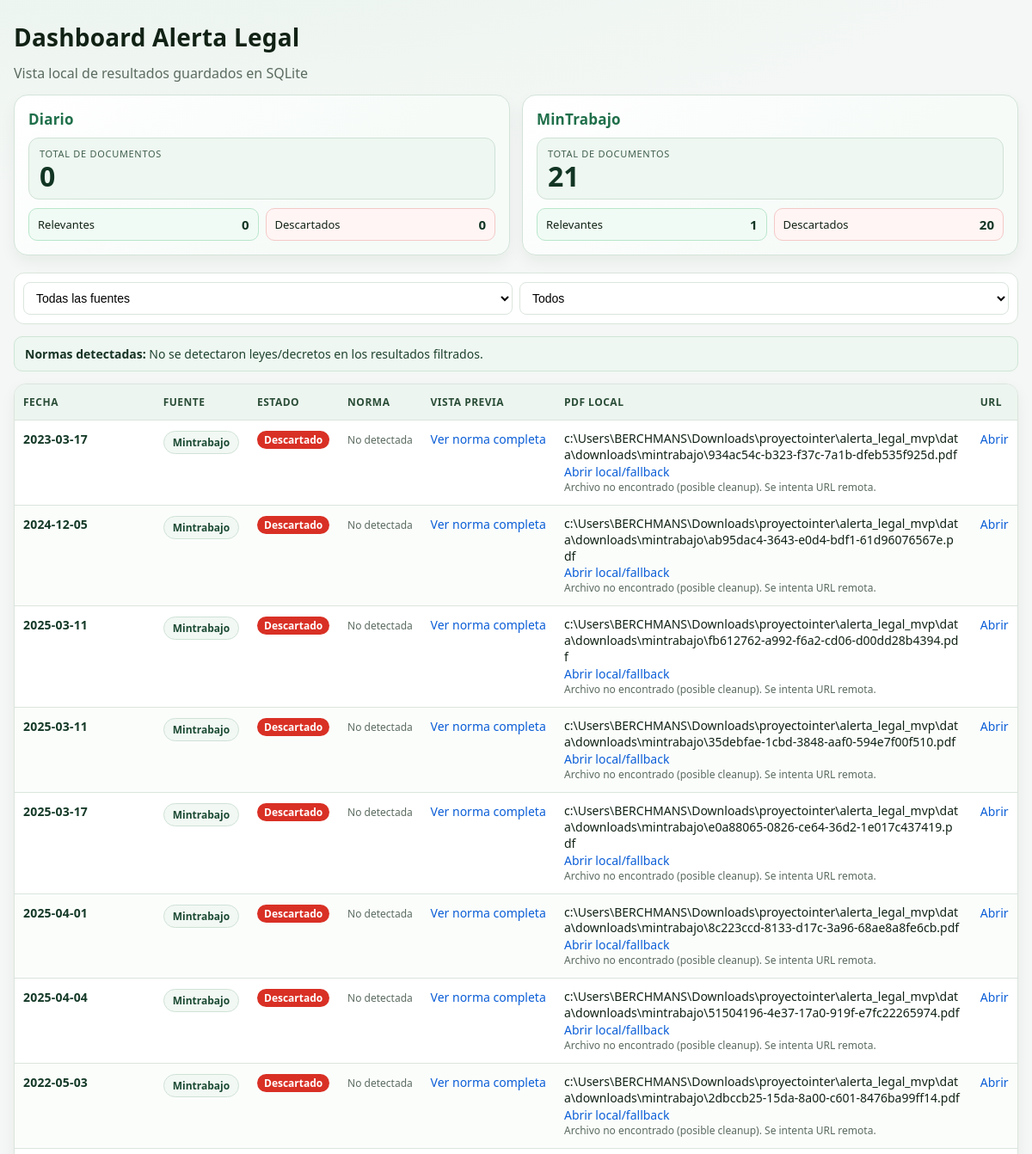
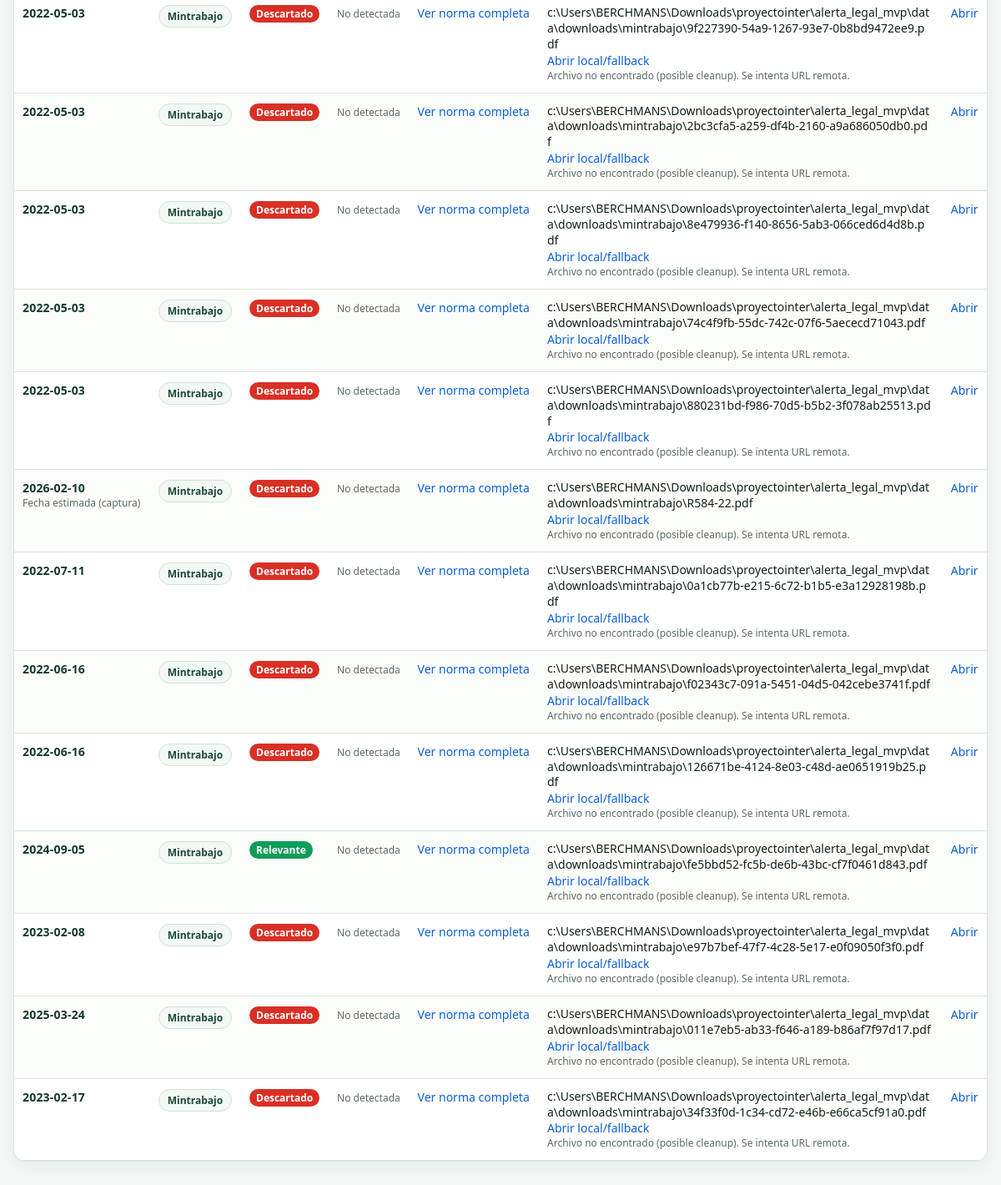
The app's page /, older data (2 pictures, top to bottom).
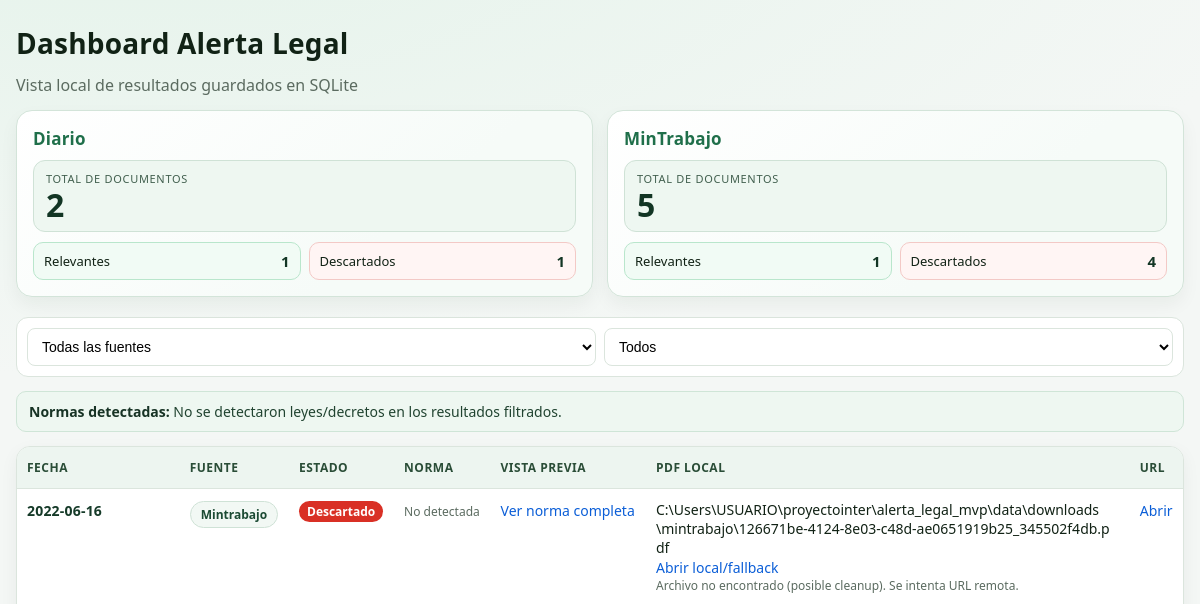
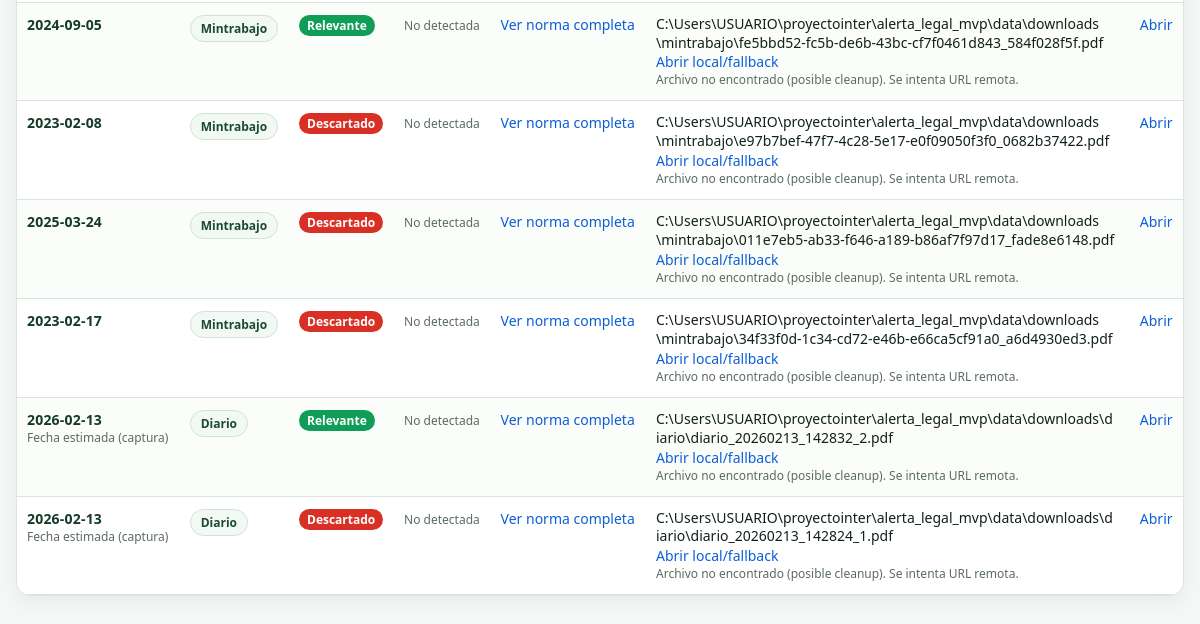
The same page, newer data (2 pictures, top to bottom).
### tables this page shows
CREATE TABLE pdf_procesados (
  id INTEGER PRIMARY KEY AUTOINCREMENT,
  fuente TEXT NOT NULL,
  url_pdf TEXT NOT NULL,
  hash_pdf TEXT,
  fecha_captura TEXT NOT NULL,
  ruta_local TEXT,
  match INTEGER NOT NULL DEFAULT 0,
  keywords_encontradas TEXT,
  UNIQUE(fuente, url_pdf)
);

### app.py (the view)
@app.route("/")
def index():
    fuente = request.args.get("fuente", "").strip().lower()
    q_raw = request.args.get("q", "").strip()
    match = request.args.get("match", "").strip()
    parsed_rows, stats, legal_refs = _get_filtered_rows(
        fuente=fuente,
        q_raw=q_raw,
        match=match,
    )
    return render_template(
        "index.html",
        rows=parsed_rows,
        stats=stats,
        filtro_fuente=fuente,
        filtro_match=match,
        filtro_q=q_raw,
        legal_refs=legal_refs,
    )

### app.py (called while the page is built)
def get_conn() -> sqlite3.Connection:
    conn = sqlite3.connect(DB_PATH)
    conn.row_factory = sqlite3.Row
    return conn

def _query_terms(raw_query: str) -> list[str]:
    return [t for t in re.split(r"[\s,;]+", (raw_query or "").lower()) if t]

def _sanitize_origin_date_for_list(fecha_origen: str, fecha_captura: str) -> str:
    if not fecha_origen:
        return ""
    capture_day = (fecha_captura or "")[:10]
    today_utc = datetime.now(timezone.utc).strftime("%Y-%m-%d")
    if fecha_origen == capture_day or fecha_origen == today_utc:
        return ""
    return fecha_origen

def get_stats(conn: sqlite3.Connection) -> dict:
    stats = {}
    for fuente in ("diario", "mintrabajo"):
        row = conn.execute(
            """
            SELECT
              COUNT(*) AS total,
              SUM(CASE WHEN match = 1 THEN 1 ELSE 0 END) AS relevantes,
              SUM(CASE WHEN match = 0 THEN 1 ELSE 0 END) AS descartados
            FROM pdf_procesados
            WHERE fuente = ?
            """,
            (fuente,),
        ).fetchone()
        stats[fuente] = {
            "total": row["total"] or 0,
            "relevantes": row["relevantes"] or 0,
            "descartados": row["descartados"] or 0,
        }
    return stats

### templates/index.html (shortened to what this page needs)
<!doctype html>
<html lang="es">
<head>
</head>
<body>
  <div class="wrap">
    <h1>Dashboard Alerta Legal</h1>
    <div class="muted">Vista local de resultados guardados en SQLite</div>
    <div class="grid">
      <div class="summary-card">
        <div class="summary-head">
          <h3 class="summary-title">Diario</h3>
        </div>
        <div class="summary-total">
          <div class="summary-total-label">Total de documentos</div>
          <div class="summary-total-value">{{ stats.diario.total }}</div>
        </div>
        <div class="kpi-row">
          <div class="kpi-chip kpi-ok">Relevantes <strong>{{ stats.diario.relevantes }}</strong></div>
          <div class="kpi-chip kpi-bad">Descartados <strong>{{ stats.diario.descartados }}</strong></div>
        </div>
      </div>
      <div class="summary-card">
        <div class="summary-head">
          <h3 class="summary-title">MinTrabajo</h3>
        </div>
        <div class="summary-total">
          <div class="summary-total-label">Total de documentos</div>
          <div class="summary-total-value">{{ stats.mintrabajo.total }}</div>
        </div>
        <div class="kpi-row">
          <div class="kpi-chip kpi-ok">Relevantes <strong>{{ stats.mintrabajo.relevantes }}</strong></div>
          <div class="kpi-chip kpi-bad">Descartados <strong>{{ stats.mintrabajo.descartados }}</strong></div>
        </div>
      </div>
    </div>
    <form class="filters" method="get">
      <select name="fuente" onchange="this.form.submit()">
        <option value="" {% if filtro_fuente == "" %}selected{% endif %}>Todas las fuentes</option>
      </select>
      <select name="match" onchange="this.form.submit()">
        <option value="" {% if filtro_match == "" %}selected{% endif %}>Todos</option>
      </select>
    </form>
    {% if legal_refs %}
    <div class="legal-banner">
      <strong>Normas detectadas:</strong>
      {% for ref in legal_refs %}
        {{ ref.name }} ({{ ref.count }}){% if not loop.last %} | {% endif %}
      {% endfor %}
    </div>
    {% else %}
    <div class="legal-banner">
      <strong>Normas detectadas:</strong> No se detectaron leyes/decretos en los resultados filtrados.
    </div>
    {% endif %}
    <table>
      <thead>
        <tr>
          <th>Fecha</th>
          <th>Fuente</th>
          <th>Estado</th>
          <th>Norma</th>
          <th>Vista previa</th>
          <th>PDF Local</th>
          <th>URL</th>
        </tr>
      </thead>
      <tbody>
        {% for r in rows %}
        <tr>
          <td>
            {% if r.fecha_origen %}
            <div class="date-origin">{{ r.fecha_origen }}</div>
            {% else %}
            <div class="date-origin">{{ r.fecha_captura[:10] }}</div>
            <div class="small">Fecha estimada (captura)</div>
            {% endif %}
          </td>
          <td><span class="source-pill">{{ r.fuente }}</span></td>
          <td>
            {% if r.match == 1 %}
            <span class="tag ok">Relevante</span>
            {% else %}
            <span class="tag bad">Descartado</span>
            {% endif %}
          </td>
          <td>
            {% if r.legal_reference %}
            {{ r.legal_reference }}
            {% else %}
            <span class="small">No detectada</span>
            {% endif %}
          </td>
          <td><a href="{{ r.preview_url }}" target="_blank">Ver norma completa</a></td>
          <td>
            <div class="path-text">{{ r.ruta_local }}</div>
            <div><a href="{{ r.pdf_view_url }}" target="_blank">Abrir local/fallback</a></div>
            {% if r.local_exists %}
            <div class="small">Archivo disponible</div>
            {% else %}
            <div class="small">Archivo no encontrado (posible cleanup). Se intenta URL remota.</div>
            {% endif %}
          </td>
          <td><a href="{{ r.url_pdf }}" target="_blank">Abrir</a></td>
        </tr>
        {% else %}
        <tr>
          <td colspan="7">No hay resultados con esos filtros.</td>
        </tr>
        {% endfor %}
      </tbody>
    </table>
  </div>
</body>
</html>

### templates/index.html (style rules this page uses)
:root { --bg: #f4f7f5; --card: #ffffff; --ink: #112215; --muted: #5b6b60; --line: #dbe5dd; --ok: #0f9d58; --bad: #d93025; --accent: #1f6f4a; }
* { box-sizing: border-box; }
body { margin: 0; background: radial-gradient(1200px 500px at 10% -10%, #e4f3ea, transparent), var(--bg); color: var(--ink); font-family: "Segoe UI", Tahoma, sans-serif; }
.wrap { max-width: 1200px; margin: 24px auto 36px; padding: 0 16px; }
h1 { margin: 0 0 12px; font-size: 28px; letter-spacing: 0.2px; }
.muted { color: var(--muted); }
.grid { display: grid; grid-template-columns: repeat(auto-fit, minmax(280px, 1fr)); gap: 14px; margin: 14px 0 20px; }
.summary-card { padding: 16px; border-radius: 16px; border: 1px solid #d3e4d9; background: linear-gradient(140deg, #ffffff, #f6fbf8 65%); box-shadow: 0 8px 18px rgba(17, 34, 21, 0.05); }
.summary-head { margin-bottom: 10px; }
.summary-title { margin: 0; font-size: 17px; font-weight: 700; color: var(--accent); letter-spacing: 0.2px; }
.summary-total { border: 1px solid #cfe2d6; background: #eef7f1; border-radius: 12px; padding: 10px 12px; margin-bottom: 10px; }
.summary-total-label { font-size: 11px; color: #42604f; text-transform: uppercase; letter-spacing: 0.7px; margin-bottom: 3px; }
.summary-total-value { font-size: 32px; font-weight: 800; line-height: 1; color: #123524; margin: 0; }
.kpi-row { display: grid; grid-template-columns: 1fr 1fr; gap: 8px; }
.kpi-chip { border: 1px solid var(--line); border-radius: 10px; padding: 8px 10px; background: #fff; font-size: 13px; display: flex; justify-content: space-between; align-items: center; }
.kpi-chip strong { font-size: 15px; color: #123524; }
.kpi-ok { border-color: #b9e6cc; background: #f1fbf5; }
.kpi-bad { border-color: #f3c9c6; background: #fff5f4; }
form.filters { display: grid; grid-template-columns: repeat(auto-fit, minmax(180px, 1fr)); gap: 8px; background: var(--card); border: 1px solid var(--line); border-radius: 12px; padding: 10px; margin-bottom: 14px; }
input, select, button { border: 1px solid var(--line); border-radius: 8px; padding: 9px 10px; font-size: 14px; background: #fff; }
.legal-banner { margin: 10px 0 14px; background: #eef7f1; border: 1px solid #cfe5d7; border-radius: 10px; padding: 10px 12px; font-size: 14px; color: #204330; }
.legal-banner strong { color: #173325; }
table { width: 100%; border-collapse: separate; border-spacing: 0; background: var(--card); border: 1px solid var(--line); border-radius: 14px; overflow: hidden; box-shadow: 0 6px 18px rgba(17, 34, 21, 0.05); }
th, td { border-bottom: 1px solid var(--line); padding: 12px 10px; font-size: 14px; vertical-align: top; text-align: left; }
th { background: #edf5f0; color: #2a4d37; font-size: 12px; text-transform: uppercase; letter-spacing: 0.5px; position: sticky; top: 0; z-index: 1; }
tbody tr:nth-child(even) { background: #fbfdfb; }
.tag { display: inline-block; padding: 2px 8px; border-radius: 999px; font-size: 12px; font-weight: 700; color: #fff; }
.ok { background: var(--ok); }
.bad { background: var(--bad); }
a { color: #0b5ed7; text-decoration: none; }
.small { font-size: 12px; color: var(--muted); }
.date-origin { font-weight: 700; color: #153a28; letter-spacing: 0.2px; }
.source-pill { display: inline-block; border: 1px solid #cfe2d6; background: #f2f8f4; border-radius: 999px; padding: 4px 10px; font-size: 12px; font-weight: 700; color: #1b4a33; text-transform: capitalize; }
.path-text { max-width: 460px; white-space: normal; word-break: break-all; line-height: 1.35; }

Row changes from the older to the newer data that the page shows:
removed pdf_procesados: fecha_origen "2023-03-17", fuente "Mintrabajo", match "Descartado", ruta_local "c:\\Users\\BERCHMANS\\Downloads\\proyectointer\\alerta_legal_mvp\\data\\downloads\\mintrabajo\\934ac54c-b323-f37c-7a1b-dfeb535f925d.pdf"
removed pdf_procesados: fecha_origen "2024-12-05", fuente "Mintrabajo", match "Descartado", ruta_local "c:\\Users\\BERCHMANS\\Downloads\\proyectointer\\alerta_legal_mvp\\data\\downloads\\mintrabajo\\ab95dac4-3643-e0d4-bdf1-61d96076567e.pdf"
removed pdf_procesados: fecha_origen "2025-03-11", fuente "Mintrabajo", match "Descartado", ruta_local "c:\\Users\\BERCHMANS\\Downloads\\proyectointer\\alerta_legal_mvp\\data\\downloads\\mintrabajo\\fb612762-a992-f6a2-cd06-d00dd28b4394.pdf"
removed pdf_procesados: fecha_origen "2025-03-11", fuente "Mintrabajo", match "Descartado", ruta_local "c:\\Users\\BERCHMANS\\Downloads\\proyectointer\\alerta_legal_mvp\\data\\downloads\\mintrabajo\\35debfae-1cbd-3848-aaf0-594e7f00f510.pdf"
removed pdf_procesados: fecha_origen "2025-03-17", fuente "Mintrabajo", match "Descartado", ruta_local "c:\\Users\\BERCHMANS\\Downloads\\proyectointer\\alerta_legal_mvp\\data\\downloads\\mintrabajo\\e0a88065-0826-ce64-36d2-1e017c437419.pdf"
removed pdf_procesados: fecha_origen "2025-04-01", fuente "Mintrabajo", match "Descartado", ruta_local "c:\\Users\\BERCHMANS\\Downloads\\proyectointer\\alerta_legal_mvp\\data\\downloads\\mintrabajo\\8c223ccd-8133-d17c-3a96-68ae8a8fe6cb.pdf"
removed pdf_procesados: fecha_origen "2025-04-04", fuente "Mintrabajo", match "Descartado", ruta_local "c:\\Users\\BERCHMANS\\Downloads\\proyectointer\\alerta_legal_mvp\\data\\downloads\\mintrabajo\\51504196-4e37-17a0-919f-e7fc22265974.pdf"
removed pdf_procesados: fecha_origen "2022-05-03", fuente "Mintrabajo", match "Descartado", ruta_local "c:\\Users\\BERCHMANS\\Downloads\\proyectointer\\alerta_legal_mvp\\data\\downloads\\mintrabajo\\2dbccb25-15da-8a00-c601-8476ba99ff14.pdf"
removed pdf_procesados: fecha_origen "2022-05-03", fuente "Mintrabajo", match "Descartado", ruta_local "c:\\Users\\BERCHMANS\\Downloads\\proyectointer\\alerta_legal_mvp\\data\\downloads\\mintrabajo\\9f227390-54a9-1267-93e7-0b8bd9472ee9.pdf"
removed pdf_procesados: fecha_origen "2022-05-03", fuente "Mintrabajo", match "Descartado", ruta_local "c:\\Users\\BERCHMANS\\Downloads\\proyectointer\\alerta_legal_mvp\\data\\downloads\\mintrabajo\\2bc3cfa5-a259-df4b-2160-a9a686050db0.pdf"
removed pdf_procesados: fecha_origen "2022-05-03", fuente "Mintrabajo", match "Descartado", ruta_local "c:\\Users\\BERCHMANS\\Downloads\\proyectointer\\alerta_legal_mvp\\data\\downloads\\mintrabajo\\8e479936-f140-8656-5ab3-066ced6d4d8b.pdf"
removed pdf_procesados: fecha_origen "2022-05-03", fuente "Mintrabajo", match "Descartado", ruta_local "c:\\Users\\BERCHMANS\\Downloads\\proyectointer\\alerta_legal_mvp\\data\\downloads\\mintrabajo\\74c4f9fb-55dc-742c-07f6-5aececd71043.pdf"
removed pdf_procesados: fecha_origen "2022-05-03", fuente "Mintrabajo", match "Descartado", ruta_local "c:\\Users\\BERCHMANS\\Downloads\\proyectointer\\alerta_legal_mvp\\data\\downloads\\mintrabajo\\880231bd-f986-70d5-b5b2-3f078ab25513.pdf"
removed pdf_procesados: fecha_captura "2026-02-10", fuente "Mintrabajo", match "Descartado", ruta_local "c:\\Users\\BERCHMANS\\Downloads\\proyectointer\\alerta_legal_mvp\\data\\downloads\\mintrabajo\\R584-22.pdf"
removed pdf_procesados: fecha_origen "2022-07-11", fuente "Mintrabajo", match "Descartado", ruta_local "c:\\Users\\BERCHMANS\\Downloads\\proyectointer\\alerta_legal_mvp\\data\\downloads\\mintrabajo\\0a1cb77b-e215-6c72-b1b5-e3a12928198b.pdf"
removed pdf_procesados: fecha_origen "2022-06-16", fuente "Mintrabajo", match "Descartado", ruta_local "c:\\Users\\BERCHMANS\\Downloads\\proyectointer\\alerta_legal_mvp\\data\\downloads\\mintrabajo\\f02343c7-091a-5451-04d5-042cebe3741f.pdf"
removed pdf_procesados: fecha_origen "2022-06-16", fuente "Mintrabajo", match "Descartado", ruta_local "c:\\Users\\BERCHMANS\\Downloads\\proyectointer\\alerta_legal_mvp\\data\\downloads\\mintrabajo\\126671be-4124-8e03-c48d-ae0651919b25.pdf"
removed pdf_procesados: fecha_origen "2024-09-05", fuente "Mintrabajo", match "Relevante", ruta_local "c:\\Users\\BERCHMANS\\Downloads\\proyectointer\\alerta_legal_mvp\\data\\downloads\\mintrabajo\\fe5bbd52-fc5b-de6b-43bc-cf7f0461d843.pdf"
removed pdf_procesados: fecha_origen "2023-02-08", fuente "Mintrabajo", match "Descartado", ruta_local "c:\\Users\\BERCHMANS\\Downloads\\proyectointer\\alerta_legal_mvp\\data\\downloads\\mintrabajo\\e97b7bef-47f7-4c28-5e17-e0f09050f3f0.pdf"
removed pdf_procesados: fecha_origen "2025-03-24", fuente "Mintrabajo", match "Descartado", ruta_local "c:\\Users\\BERCHMANS\\Downloads\\proyectointer\\alerta_legal_mvp\\data\\downloads\\mintrabajo\\011e7eb5-ab33-f646-a189-b86af7f97d17.pdf"
removed pdf_procesados: fecha_origen "2023-02-17", fuente "Mintrabajo", match "Descartado", ruta_local "c:\\Users\\BERCHMANS\\Downloads\\proyectointer\\alerta_legal_mvp\\data\\downloads\\mintrabajo\\34f33f0d-1c34-cd72-e46b-e66ca5cf91a0.pdf"
added pdf_procesados: fecha_origen "2022-06-16", fuente "Mintrabajo", match "Descartado", ruta_local "C:\\Users\\USUARIO\\proyectointer\\alerta_legal_mvp\\data\\downloads\\mintrabajo\\126671be-4124-8e03-c48d-ae0651919b25_345502f4db.pdf"
added pdf_procesados: fecha_origen "2024-09-05", fuente "Mintrabajo", match "Relevante", ruta_local "C:\\Users\\USUARIO\\proyectointer\\alerta_legal_mvp\\data\\downloads\\mintrabajo\\fe5bbd52-fc5b-de6b-43bc-cf7f0461d843_584f028f5f.pdf"
added pdf_procesados: fecha_origen "2023-02-08", fuente "Mintrabajo", match "Descartado", ruta_local "C:\\Users\\USUARIO\\proyectointer\\alerta_legal_mvp\\data\\downloads\\mintrabajo\\e97b7bef-47f7-4c28-5e17-e0f09050f3f0_0682b37422.pdf"
added pdf_procesados: fecha_origen "2025-03-24", fuente "Mintrabajo", match "Descartado", ruta_local "C:\\Users\\USUARIO\\proyectointer\\alerta_legal_mvp\\data\\downloads\\mintrabajo\\011e7eb5-ab33-f646-a189-b86af7f97d17_fade8e6148.pdf"
added pdf_procesados: fecha_origen "2023-02-17", fuente "Mintrabajo", match "Descartado", ruta_local "C:\\Users\\USUARIO\\proyectointer\\alerta_legal_mvp\\data\\downloads\\mintrabajo\\34f33f0d-1c34-cd72-e46b-e66ca5cf91a0_a6d4930ed3.pdf"
added pdf_procesados: fecha_captura "2026-02-13", fuente "Diario", match "Relevante", ruta_local "C:\\Users\\USUARIO\\proyectointer\\alerta_legal_mvp\\data\\downloads\\diario\\diario_20260213_142832_2.pdf"
added pdf_procesados: fecha_captura "2026-02-13", fuente "Diario", match "Descartado", ruta_local "C:\\Users\\USUARIO\\proyectointer\\alerta_legal_mvp\\data\\downloads\\diario\\diario_20260213_142824_1.pdf"
Text that changed along with them:
{{ stats.diario.total }}: "0" → "2"
{{ stats.diario.relevantes }}: "0" → "1"
{{ stats.diario.descartados }}: "0" → "1"
{{ stats.mintrabajo.total }}: "21" → "5"
{{ stats.mintrabajo.descartados }}: "20" → "4"
